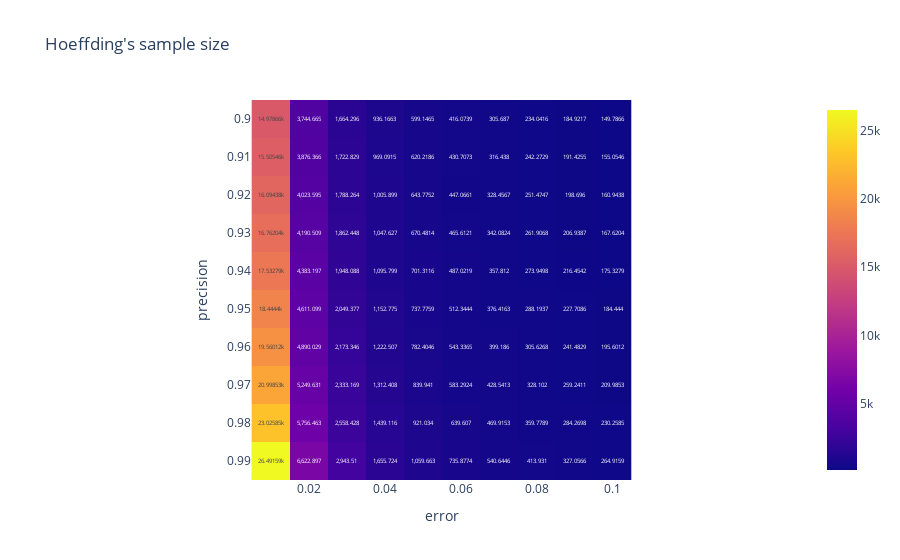

The notebook cell saved with this chart:
### Code cell
# Plot the results
fig = px.imshow(list_ni, x=errors, y=1- tol_err, labels={"x": "error", "y": "precision"}, text_auto=True, title="Hoeffding's sample size")
fig.show(width=150, height=150)

### Figure 1 — Plotly figure (JSON) as saved in the notebook; plotly's stock layout.template omitted (floating-point values rounded to 4 significant figures)
{"data": [{"coloraxis": "coloraxis", "hovertemplate": "error: %{x}<br>precision: %{y}<br>color: %{z}<extra></extra>", "name": "0", "texttemplate": "%{z}", "type": "heatmap", "x": [0.01, 0.02, 0.03, 0.04, 0.05, 0.06, 0.07, 0.08, 0.09, 0.1], "xaxis": "x", "y": [0.99, 0.98, 0.97, 0.96, 0.95, 0.94, 0.93, 0.92, 0.91, 0.9], "yaxis": "y", "z": [[26490.0, 6623.0, 2944.0, 1656.0, 1060.0, 735.9, 540.6, 413.9, 327.1, 264.9], [23030.0, 5756.0, 2558.0, 1439.0, 921.0, 639.6, 469.9, 359.8, 284.3, 230.3], [21000.0, 5250.0, 2333.0, 1312.0, 839.9, 583.3, 428.5, 328.1, 259.2, 210.0], [19560.0, 4890.0, 2173.0, 1223.0, 782.4, 543.3, 399.2, 305.6, 241.5, 195.6], [18440.0, 4611.0, 2049.0, 1153.0, 737.8, 512.3, 376.4, 288.2, 227.7, 184.4], [17530.0, 4383.0, 1948.0, 1096.0, 701.3, 487.0, 357.8, 273.9, 216.5, 175.3], [16760.0, 4191.0, 1862.0, 1048.0, 670.5, 465.6, 342.1, 261.9, 206.9, 167.6], [16090.0, 4024.0, 1788.0, 1006.0, 643.8, 447.1, 328.5, 251.5, 198.7, 160.9], [15510.0, 3876.0, 1723.0, 969.1, 620.2, 430.7, 316.4, 242.3, 191.4, 155.1], [14980.0, 3745.0, 1664.0, 936.2, 599.1, 416.1, 305.7, 234.0, 184.9, 149.8]]}], "layout": {"coloraxis": {"colorscale": [[0, "#0d0887"], [0.1111, "#46039f"], [0.2222, "#7201a8"], [0.3333, "#9c179e"], [0.4444, "#bd3786"], [0.5556, "#d8576b"], [0.6667, "#ed7953"], [0.7778, "#fb9f3a"], [0.8889, "#fdca26"], [1, "#f0f921"]]}, "title": {"text": "Hoeffding's sample size"}, "xaxis": {"anchor": "y", "constrain": "domain", "domain": [0, 1], "scaleanchor": "y", "title": {"text": "error"}}, "yaxis": {"anchor": "x", "autorange": "reversed", "constrain": "domain", "domain": [0, 1], "title": {"text": "precision"}}}}
